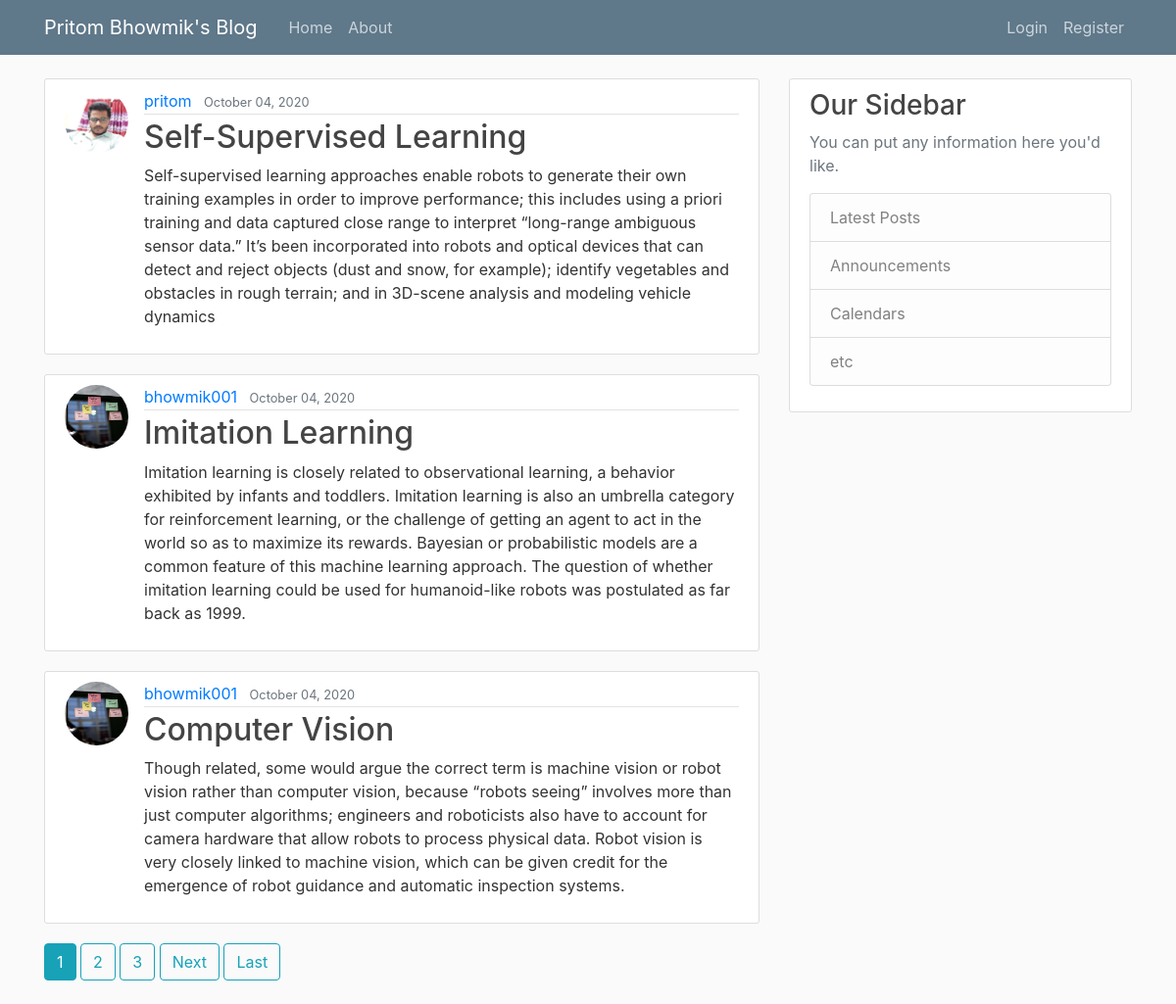
The app's page /, older data.
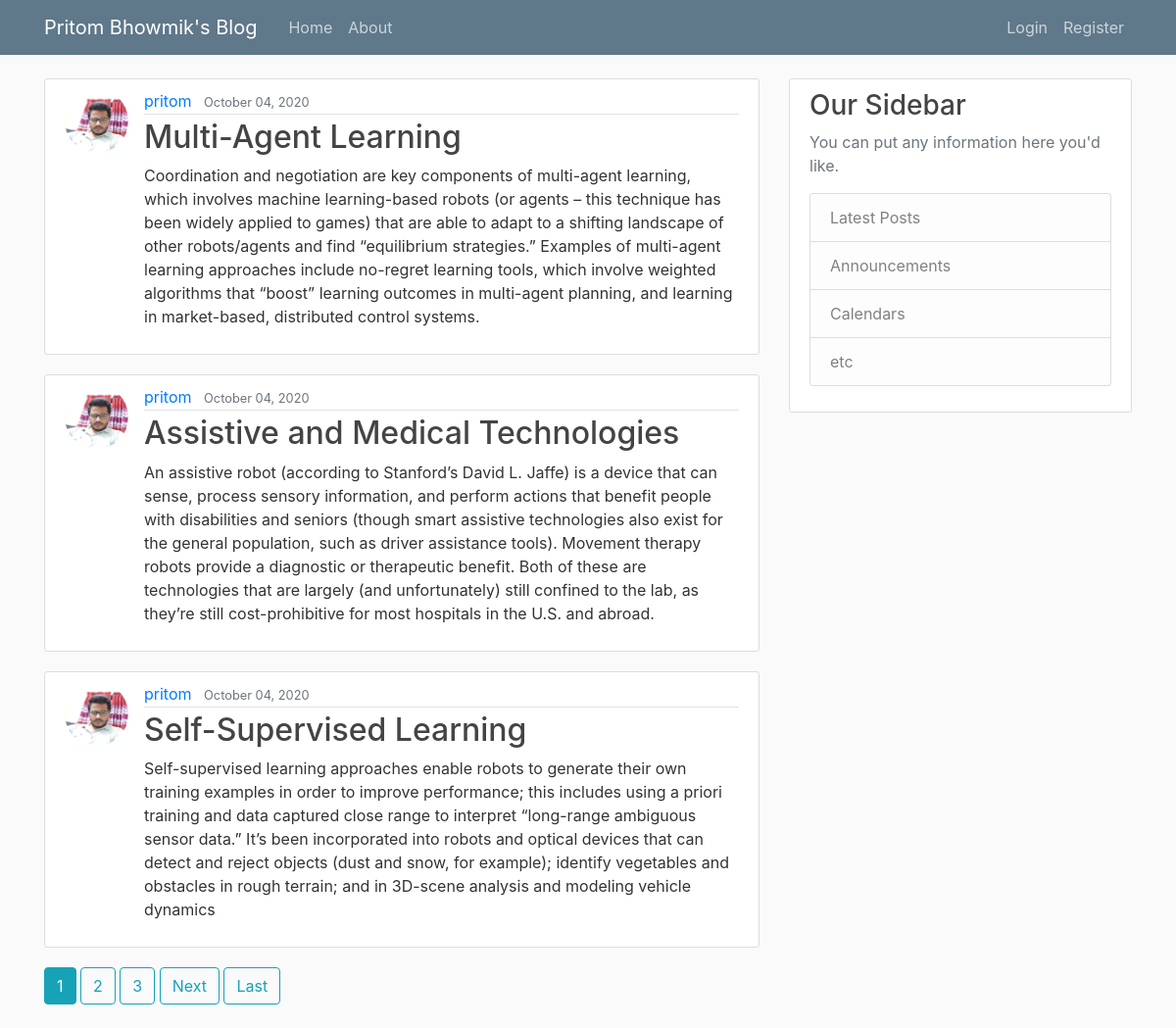
The same page, newer data.
### blog/models.py (models this page shows, shortened)
class Post(models.Model):
    title = models.CharField(max_length=100)
    content = models.TextField()
    date_posted = models.DateTimeField(default=timezone.now)
    author = models.ForeignKey(User, on_delete=models.CASCADE)

### users/models.py (models this page shows, shortened)
class Profile(models.Model):
    user = models.OneToOneField(User, on_delete=models.CASCADE)
    image = models.ImageField(default='default.jpg', upload_to='profile_pics')

### blog/views.py (the view)
# urls.py: path('', PostListView.as_view(), name='blog-home'),
class PostListView(ListView):
    model = Post
    template_name = 'blog/home.html'  # <app>/<model>_<viewtype>.html
    context_object_name = 'posts'
    ordering = ['-date_posted']
    paginate_by = 3

### blog/templates/blog/home.html (shortened to what this page needs)
{% extends "blog/base.html" %} {% block content %} {% for post in posts %}
  <article class="media content-section">
    <img
      class="rounded-circle article-img"
      src="{{ post.author.profile.image.url }} "
    />
    <div class="media-body">
      <div class="article-metadata">
        <a class="mr-2" href="{% url 'user-posts' post.author.username %}">{{ post.author }}</a>
        <small class="text-muted">{{ post.date_posted |date:"F d, Y" }}</small>
      </div>
      <h2>
        <a class="article-title" href="{% url 'post-detail' post.id %}">
          {{ post.title }}</a
        >
      </h2>
      <p class="article-content">{{ post.content }}</p>
  </article>
  {% endfor %}
  {% if is_paginated %}
    {% for num in page_obj.paginator.page_range %}
      {% if page_obj.number == num %}
        <a class="btn btn-info mb-4" href="?page={{ num }}">{{ num }}</a>
      {% elif num > page_obj.number|add:'-3' and num < page_obj.number|add:'3' %}
        <a class="btn btn-outline-info mb-4" href="?page={{ num }}">{{ num }}</a>
      {% endif  %}
    {% endfor %}
    {% if page_obj.has_next %}
      <a class="btn btn-outline-info mb-4" href="?page={{ page_obj.next_page_number }}">Next</a>
      <a class="btn btn-outline-info mb-4" href="?page={{ page_obj.paginator.num_pages }}">Last</a>
      {% endif %}
    {% endif %}
{% endblock content %}

### blog/templates/blog/base.html (shortened to what this page needs)
{% load static %}
<!DOCTYPE html>
<html lang="en">
  <head>
    <link rel="stylesheet" href="https://stackpath.bootstrapcdn.com/bootstrap/4.5.2/css/bootstrap.min.css">
    <link rel="stylesheet" type="text/css" href="{% static 'blog/main.css' %}">
  </head>
  <body>
    <header class="site-header">
        <nav class="navbar navbar-expand-md navbar-dark bg-steel fixed-top">
          <div class="container">
            <a class="navbar-brand mr-4" href="{% url 'blog-home' %}">Pritom Bhowmik's Blog</a>
            <div class="collapse navbar-collapse" id="navbarToggle">
              <div class="navbar-nav mr-auto">
                <a class="nav-item nav-link" href="{% url 'blog-home' %}">Home</a>
                <a class="nav-item nav-link" href="{% url 'blog-about' %}">About</a>
              </div>
              <div class="navbar-nav">
                {% if user.is_authenticated %}
                <a class="nav-item nav-link" href="{% url 'post-create' %}">New Post</a>
                <a class="nav-item nav-link" href="{% url 'profile' %}">Profile</a>
                <a class="nav-item nav-link" href="{% url 'logout' %}">Logout</a>
                {% else %}
                <a class="nav-item nav-link" href="{% url 'login' %}">Login</a>
                <a class="nav-item nav-link" href="{% url 'register' %}">Register</a>
                {% endif %}
              </div>
            </div>
          </div>
        </nav>
      </header>
      <main role="main" class="container">
        <div class="row">
          <div class="col-md-8">
            {% block content %}{% endblock %}
          </div>
          <div class="col-md-4">
            <div class="content-section">
              <h3>Our Sidebar</h3>
              <p class='text-muted'>You can put any information here you'd like.
                <ul class="list-group">
                  <li class="list-group-item list-group-item-light">Latest Posts</li>
                  <li class="list-group-item list-group-item-light">Announcements</li>
                  <li class="list-group-item list-group-item-light">Calendars</li>
                  <li class="list-group-item list-group-item-light">etc</li>
                </ul>
              </p>
            </div>
          </div>
        </div>
      </main>
  </body>
</html>

### blog/static/blog/main.css (style rules this page uses)
body { background: #fafafa; color: #333333; margin-top: 5rem; }
h1, h2, h3, h4, h5, h6 { color: #444444; }
ul { margin: 0; }
.bg-steel { background-color: #5f788a; }
.site-header .navbar-nav .nav-link { color: #cbd5db; }
.content-section { background: #ffffff; padding: 10px 20px; border: 1px solid #dddddd; border-radius: 3px; margin-bottom: 20px; }
.article-title { color: #444444; }
.article-content { white-space: pre-line; }
.article-img { height: 65px; width: 65px; margin-right: 16px; }
.article-metadata { padding-bottom: 1px; margin-bottom: 4px; border-bottom: 1px solid #e3e3e3; }

Row changes from the older to the newer data that the page shows:
no longer on this page (row unchanged): Post: author.profile.image (picture), author "bhowmik001", date_posted "October 04, 2020", title "Imitation Learning", content "Imitation learning is closely related to observational learning, a behavior exhibited by infants and toddlers. Imitation learning is also an umbrella category for reinforcement learning, or the challenge of getting an agent to act in the world so as to maximize its rewards. Bayesian or probabilistic models are a common feature of this machine learning approach. The question of whether imitation learning could be used for humanoid-like robots was postulated as far back as 1999."
no longer on this page (row unchanged): Post: author.profile.image (picture), author "bhowmik001", date_posted "October 04, 2020", title "Computer Vision", content "Though related, some would argue the correct term is machine vision or robot vision rather than computer vision, because “robots seeing” involves more than just computer algorithms; engineers and roboticists also have to account for camera hardware that allow robots to process physical data. Robot vision is very closely linked to machine vision, which can be given credit for the emergence of robot guidance and automatic inspection systems."
added Post: author.profile.image (picture), author "pritom", date_posted "October 04, 2020", title "Multi-Agent Learning", content "Coordination and negotiation are key components of multi-agent learning, which involves machine learning-based robots (or agents – this technique has been widely applied to games) that are able to adapt to a shifting landscape of other robots/agents and find “equilibrium strategies.” Examples of multi-agent learning approaches include no-regret learning tools, which involve weighted algorithms that “boost” learning outcomes in multi-agent planning, and learning in market-based, distributed control systems."
added Post: author.profile.image (picture), author "pritom", date_posted "October 04, 2020", title "Assistive and Medical Technologies", content "An assistive robot (according to Stanford’s David L. Jaffe) is a device that can sense, process sensory information, and perform actions that benefit people with disabilities and seniors (though smart assistive technologies also exist for the general population, such as driver assistance tools). Movement therapy robots provide a diagnostic or therapeutic benefit. Both of these are technologies that are largely (and unfortunately) still confined to the lab, as they’re still cost-prohibitive for most hospitals in the U.S. and abroad."
